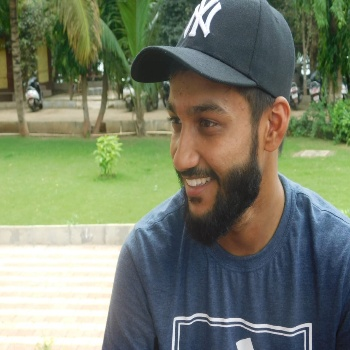
#> input picture taha.jpg, 350 x 350 px
$ python histogram.py
#> lines starting #> are read from the running program, lines starting #| are printed output that depends on the picture
# [20 lines of commented-out code are left out]
import cv2
import numpy as np
from matplotlib import pyplot as plt
img = cv2.imread("taha.jpg", 1)
#> img is the input picture: shape (350, 350, 3); mean B, G, R 106.1, 127, 118.8
# cv2.imshow("Image",img)
b,g,r = cv2.split(img)
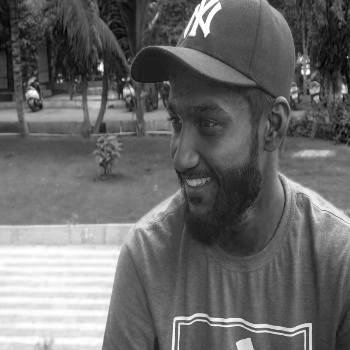
#> b: shape (350, 350); min 0, max 255, mean 106.1
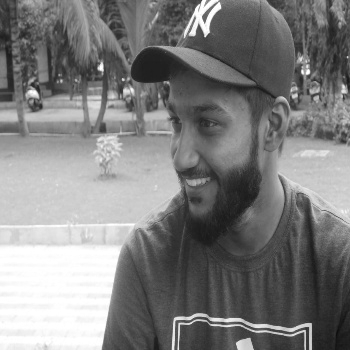
#> g: shape (350, 350); min 14, max 255, mean 127
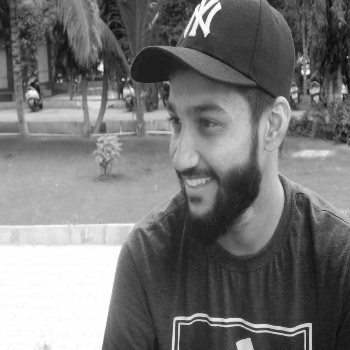
#> r: shape (350, 350); min 8, max 255, mean 118.8
# cv2.imshow("blue",b)
# cv2.imshow("Green",g)
# cv2.imshow("Red",r)
plt.hist(img.ravel(),256,[0,256])
plt.hist(b.ravel(),256,[0,256])
plt.hist(g.ravel(),256,[0,256])
plt.hist(r.ravel(),256,[0,256])
plt.show()
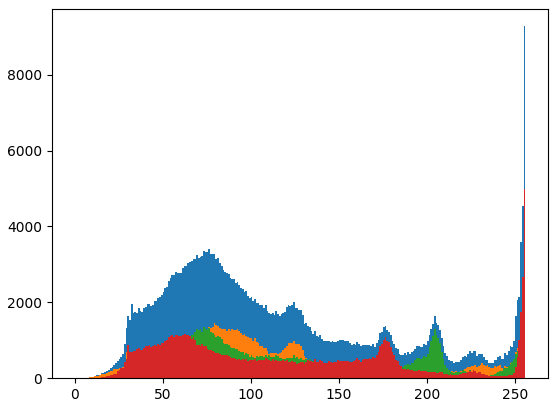
#> figure drawn by matplotlib, 1 panel; tallest bar 9277 high, from x = 255 to 256; tallest bar 1444 high, from x = 79 to 80; tallest bar 3739 high, from x = 255 to 256
cv2.waitKey(0)
cv2.destroyAllWindows()


# [7 lines of commented-out code are left out]

$ run again, with eye-template.jpg copied over taha.jpg
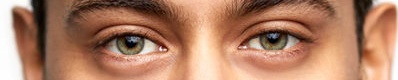
#> input picture eye-template.jpg, 398 x 80 px
#> img is the input picture: shape (80, 398, 3); mean B, G, R 101.3, 126.6, 175
#> `b,g,r = cv2.split(img)`:
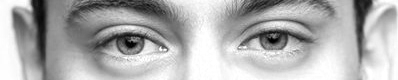
#> r: shape (80, 398); min 0, max 255, mean 175
#> `plt.show()`:
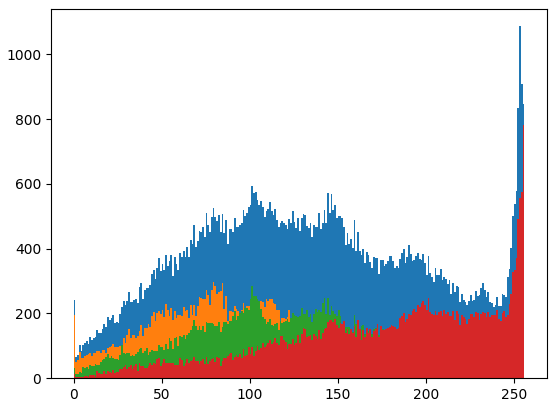
#> figure drawn by matplotlib, 1 panel; tallest bar 1087 high, from x = 253 to 254; tallest bar 298 high, from x = 79 to 80; tallest bar 284 high, from x = 101 to 102
